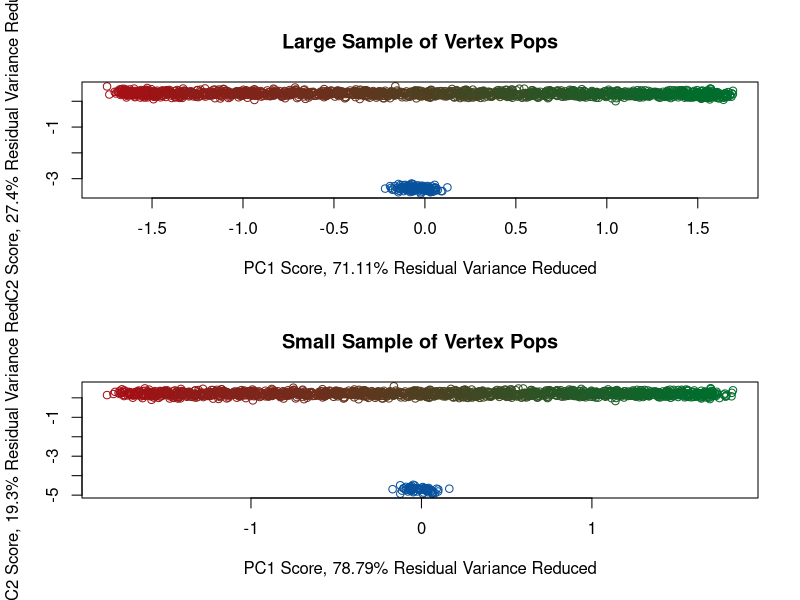

The R source for this figure:
#generate an n x n within-group covariance matrix and rescale variances to be less... variable; n is the # of traits
n <- 10
cov <- matrix(rnorm(n^2), n, n); cov <- cov %*% t(cov)
cor <- cov2cor(cov)
sds <- runif(n, 1.5, 2)  
cov <- diag(sds) %*% cor %*% diag(sds)

#sample three populations from multivariate normals whose means are the vertices of a triangle in n-dimensional space
pop1size <- 100
pop1mean <- runif(n = n, 0, 100)
pop1 <- t(chol(cov)) %*% matrix(rnorm(pop1size*n), n, pop1size) + pop1mean
pop2mean <- runif(n = n, 0, 100)
pop2size <- 150
pop2 <- t(chol(cov)) %*% matrix(rnorm(pop2size*n), n, pop2size) + pop2mean
pop3size <- 125
pop3mean <- runif(n = n, 0, 100)
pop3 <- t(chol(cov)) %*% matrix(rnorm(pop3size*n), n, pop3size) + pop3mean

#sample additional populations whose means lie along an edge of the triangle formed above
npops <- 50
smallPopSize <- 30
pop4means <- sapply(1:10, function(x) seq(pop1mean[x], pop3mean[x], length.out = npops))
pop4s <- lapply(1:npops, function(x) t(chol(cov)) %*% matrix(rnorm(smallPopSize*n), n, smallPopSize) + pop4means[x,])
#concatenate
pop4 <- pop4s[[1]]
for(i in 2:npops){
  pop4 <- cbind(pop4, pop4s[[i]])
}

#do PCA on all samples concatenated
alldata <- cbind(pop1, pop2, pop3, pop4)
allCov <- cov(t(alldata))
V <- eigen(allCov)$vectors
L <- eigen(allCov)$values
VarExpl <- round(L / sum(L), 4) * 100
PC1_Scores <- t(V[,1]) %*% alldata / L[1]^0.5 - mean(t(V[,1]) %*% alldata / L[1]^0.5)
PC2_Scores <- t(V[,2]) %*% alldata / L[2]^0.5 - mean( t(V[,2]) %*% alldata / L[2]^0.5 )
#note -- mean centering just makes the average PC-score c(0,0,...); does not affect shape of curve
palette <- colorRampPalette(colors=c("#A50F15", "#006D2C"))
cols <- c(rep("#A50F15", pop1size), rep("#08519C", pop2size), rep("#006D2C", pop3size), rep(palette(npops), each = smallPopSize))

#plot first two PCs
par(mfrow = c(2,1))
plot(PC1_Scores, PC2_Scores, xlab = paste0("PC1 Score, ", VarExpl[1], "% Residual Variance Reduced"),
     ylab = paste0("PC2 Score, ", VarExpl[2], "% Residual Variance Reduced"), col = cols,
     main = "Large Sample of Vertex Pops")

#subsample populations 1-3
samplingFractions <- runif(3, 0.1, 0.5)
someData <- cbind(pop1[,sample(1:pop1size, round(samplingFractions[1]*pop1size), replace = F)], 
                  pop2[,sample(1:pop2size, round(samplingFractions[2]*pop2size), replace = F)], 
                  pop3[,sample(1:pop3size, round(samplingFractions[3]*pop3size), replace = F)], 
                  pop4)
allCov <- cov(t(someData))
V <- eigen(allCov)$vectors
L <- eigen(allCov)$values
VarExpl <- round(L / sum(L), 4) * 100
PC1_Scores <- t(V[,1]) %*% someData / L[1]^0.5 - mean(t(V[,1]) %*% someData / L[1]^0.5)
PC2_Scores <- t(V[,2]) %*% someData / L[2]^0.5 - mean(t(V[,2]) %*% someData / L[2]^0.5)
library(grDevices)
palette <- colorRampPalette(colors=c("#A50F15", "#006D2C"))
cols <- c(rep("#A50F15", round(samplingFractions[1]*pop1size)), rep("#08519C", round(samplingFractions[2]*pop2size)), rep("#006D2C", round(samplingFractions[3]*pop3size)), rep(palette(npops), each = smallPopSize))
plot(PC1_Scores, PC2_Scores, xlab = paste0("PC1 Score, ", VarExpl[1], "% Residual Variance Reduced"), 
     ylab = paste0("PC2 Score, ", VarExpl[2], "% Residual Variance Reduced"), col = cols,
     main = "Small Sample of Vertex Pops")
